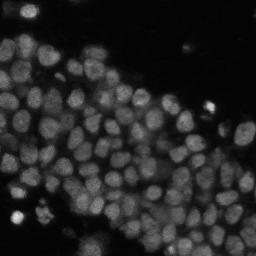
#> input picture demo/ssDNA/input/U2FsdGVkX1StP6lMBlfLr7MIIvY938tUcR5Ao1oE-x14530_y7678_w256_h256-img.tif, 256 x 256 px, found by its file name; its folder holds only this picture in this run
$ python add_blur.py   (older library calls are emulated)
#> lines starting #> are read from the running program, lines starting #| are printed output that depends on the picture
import os
import cv2
import numpy as np
import pandas as pd

# Set the input and output directories
input_dir = 'D:/dataset/ssDNA/input/'
gaussian_blur_output_dir_1 = 'D:/dataset/ssDNA/gaussian_blur_output_1/'  # weak Gaussian blur
gaussian_blur_output_dir_2 = 'D:/dataset/ssDNA/gaussian_blur_output_2/'  # medium
gaussian_blur_output_dir_3 = 'D:/dataset/ssDNA/gaussian_blur_output_3/'  # strong
sobel_output_dir = 'D:/dataset/ssDNA/sobel_output/'
csv_file_path = os.path.join('D:/dataset/ssDNA', 'image_gradients.csv')

# Create the output directories
os.makedirs(gaussian_blur_output_dir_1, exist_ok=True)
os.makedirs(gaussian_blur_output_dir_2, exist_ok=True)
os.makedirs(gaussian_blur_output_dir_3, exist_ok=True)
os.makedirs(sobel_output_dir, exist_ok=True)


results = []

# Iterate over all the images in the input directory
for filename in os.listdir(input_dir):
    if filename.endswith('.tif') or filename.endswith('.jpg') or filename.endswith('.png'):

        image_path = os.path.join(input_dir, filename)
        image = cv2.imread(image_path, cv2.IMREAD_GRAYSCALE)
#> image is the input picture: shape (256, 256); min 1, max 230, mean 38.4

        if image is None:
            continue

        # Apply Gaussian blur - weak intensity
        blurred_image_1 = cv2.GaussianBlur(image, (5, 5), 1)
        gaussian_blur_output_path_1 = os.path.join(gaussian_blur_output_dir_1, filename)
        cv2.imwrite(gaussian_blur_output_path_1, blurred_image_1)

        # Apply Gaussian blur - medium intensity
        blurred_image_2 = cv2.GaussianBlur(image, (9, 9), 2)
        gaussian_blur_output_path_2 = os.path.join(gaussian_blur_output_dir_2, filename)
        cv2.imwrite(gaussian_blur_output_path_2, blurred_image_2)

        # Apply Gaussian blur - strong intensity
        blurred_image_3 = cv2.GaussianBlur(image, (13, 13), 3)
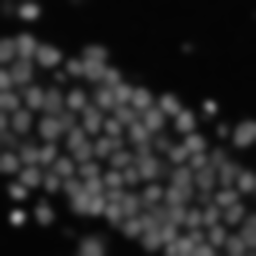
#> blurred_image_3: shape (256, 256); min 3, max 176, mean 38.4
        gaussian_blur_output_path_3 = os.path.join(gaussian_blur_output_dir_3, filename)
        cv2.imwrite(gaussian_blur_output_path_3, blurred_image_3)

        # Calculate Sobel gradients
        def calculate_sobel_gradients(img):
            sobel_x = cv2.Sobel(img, cv2.CV_64F, 1, 0, ksize=3)
            sobel_y = cv2.Sobel(img, cv2.CV_64F, 0, 1, ksize=3)
            gradient_magnitude = np.sqrt(sobel_x ** 2 + sobel_y ** 2)
            return np.mean(gradient_magnitude), np.std(gradient_magnitude)

        # Calculate the gradient for the original image
        orig_mean_grad, orig_std_grad = calculate_sobel_gradients(image)
#> orig_mean_grad = 43.44; orig_std_grad = 49.15

        # Calculate the gradient for the weak Gaussian blurred image
        blur1_mean_grad, blur1_std_grad = calculate_sobel_gradients(blurred_image_1)
#> in calculate_sobel_gradients (call 2), `gradient_magnitude = np.sqrt(sobel_x ** 2 + sobel_y ** 2)`:
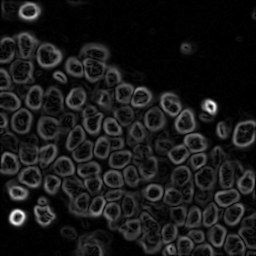
#> gradient_magnitude: shape (256, 256) float64; min 0, max 381.8, mean 37.7; drawn with min black and max white
#> blur1_mean_grad = 37.66; blur1_std_grad = 41.34

        # Calculate the gradient for the medium Gaussian blurred image
        blur2_mean_grad, blur2_std_grad = calculate_sobel_gradients(blurred_image_2)
#> in calculate_sobel_gradients (call 3), `sobel_x = cv2.Sobel(img, cv2.CV_64F, 1, 0, ksize=3)`:
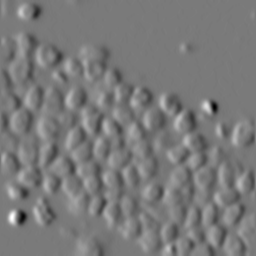
#> sobel_x: shape (256, 256) float64; min -230, max 250, mean -0.4; drawn with min black and max white
#> in calculate_sobel_gradients (call 3), `sobel_y = cv2.Sobel(img, cv2.CV_64F, 0, 1, ksize=3)`:
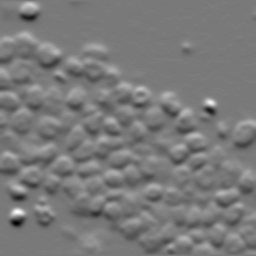
#> sobel_y: shape (256, 256) float64; min -229, max 250, mean 0.8; drawn with min black and max white
#> in calculate_sobel_gradients (call 3), `gradient_magnitude = np.sqrt(sobel_x ** 2 + sobel_y ** 2)`:
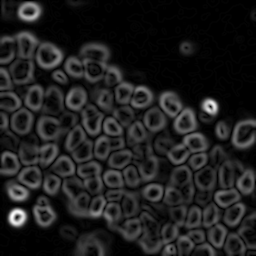
#> gradient_magnitude: shape (256, 256) float64; min 0, max 261.1, mean 31.6; drawn with min black and max white
#> blur2_mean_grad = 31.57; blur2_std_grad = 31.93

        # Calculate the gradient for the strong Gaussian blurred image
        blur3_mean_grad, blur3_std_grad = calculate_sobel_gradients(blurred_image_3)
#> in calculate_sobel_gradients (call 4), `gradient_magnitude = np.sqrt(sobel_x ** 2 + sobel_y ** 2)`:
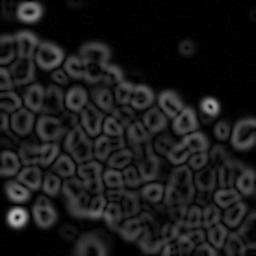
#> gradient_magnitude: shape (256, 256) float64; min 0, max 183.3, mean 26.2
#> blur3_mean_grad = 26.21; blur3_std_grad = 24.66

        sobel_combined = np.hstack((cv2.convertScaleAbs(cv2.Sobel(image, cv2.CV_64F, 1, 0, ksize=3)),
                                    cv2.convertScaleAbs(cv2.Sobel(image, cv2.CV_64F, 0, 1, ksize=3))))
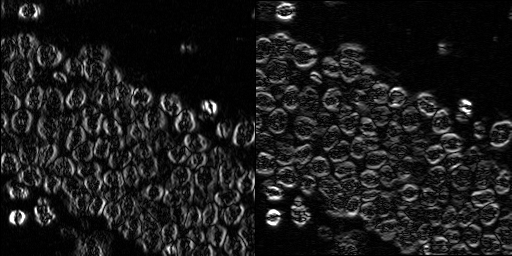
#> sobel_combined: shape (256, 512); min 0, max 255, mean 27.3
        sobel_output_path = os.path.join(sobel_output_dir, filename.replace('.tif', '_sobel.png'))
        cv2.imwrite(sobel_output_path, cv2.normalize(sobel_combined, None, 0, 255, cv2.NORM_MINMAX))

        results.append({
            'Filename': filename,
            'Orig_Mean_Gradient': orig_mean_grad,
            'Orig_Std_Gradient': orig_std_grad,
            'Blur1_Mean_Gradient': blur1_mean_grad,
            'Blur1_Std_Gradient': blur1_std_grad,
            'Blur2_Mean_Gradient': blur2_mean_grad,
            'Blur2_Std_Gradient': blur2_std_grad,
            'Blur3_Mean_Gradient': blur3_mean_grad,
            'Blur3_Std_Gradient': blur3_std_grad
        })

        print(f"Processed {filename}")

df = pd.DataFrame(results)
#> df = table of 1 rows and 9 columns
df.to_csv(csv_file_path, index=False)

print(f"Processing completed. Results saved to {csv_file_path}")
